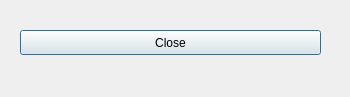
<?xml version="1.0" encoding="UTF-8"?>
<ui version="4.0">
 <class>Dialog</class>
 <widget class="QDialog" name="Dialog">
  <property name="geometry">
   <rect>
    <x>0</x>
    <y>0</y>
    <width>350</width>
    <height>97</height>
   </rect>
  </property>
  <property name="windowTitle">
   <string>Dialog</string>
  </property>
  <widget class="QPushButton" name="pushButton">
   <property name="geometry">
    <rect>
     <x>20</x>
     <y>30</y>
     <width>301</width>
     <height>25</height>
    </rect>
   </property>
   <property name="text">
    <string>Close</string>
   </property>
  </widget>
 </widget>
 <resources/>
 <connections>
  <connection>
   <sender>pushButton</sender>
   <signal>clicked()</signal>
   <receiver>Dialog</receiver>
   <slot>accept()</slot>
   <hints>
    <hint type="sourcelabel">
     <x>99</x>
     <y>54</y>
    </hint>
    <hint type="destinationlabel">
     <x>196</x>
     <y>78</y>
    </hint>
   </hints>
  </connection>
 </connections>
</ui>
